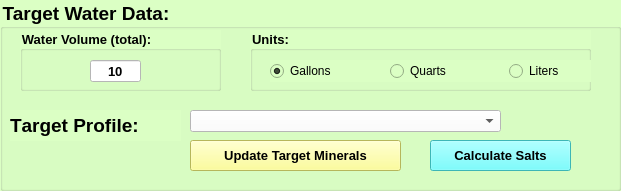
   <widget class="QGroupBox" name="groupBox_3">
    <property name="geometry">
     <rect>
      <x>30</x>
      <y>10</y>
      <width>621</width>
      <height>191</height>
     </rect>
    </property>
    <property name="font">
     <font>
      <pointsize>14</pointsize>
      <weight>75</weight>
      <bold>true</bold>
     </font>
    </property>
    <property name="styleSheet">
     <string notr="true">background-color: rgb(170, 255, 127);
background-color: rgb(219, 255, 196);</string>
    </property>
    <property name="title">
     <string>Target Water Data:</string>
    </property>
    <widget class="QPushButton" name="pushButton_2">
     <property name="geometry">
      <rect>
       <x>430</x>
       <y>140</y>
       <width>141</width>
       <height>31</height>
      </rect>
     </property>
     <property name="palette">
      <palette>
       <active>
        <colorrole role="Button">
         <brush brushstyle="SolidPattern">
          <color alpha="255">
           <red>85</red>
           <green>255</green>
           <blue>255</blue>
          </color>
         </brush>
        </colorrole>
        <colorrole role="Base">
         <brush brushstyle="SolidPattern">
          <color alpha="255">
           <red>85</red>
           <green>255</green>
           <blue>255</blue>
          </color>
         </brush>
        </colorrole>
        <colorrole role="Window">
         <brush brushstyle="SolidPattern">
          <color alpha="255">
           <red>85</red>
           <green>255</green>
           <blue>255</blue>
          </color>
         </brush>
        </colorrole>
       </active>
       <inactive>
        <colorrole role="Button">
         <brush brushstyle="SolidPattern">
          <color alpha="255">
           <red>85</red>
           <green>255</green>
           <blue>255</blue>
          </color>
         </brush>
        </colorrole>
        <colorrole role="Base">
         <brush brushstyle="SolidPattern">
          <color alpha="255">
           <red>85</red>
           <green>255</green>
           <blue>255</blue>
          </color>
         </brush>
        </colorrole>
        <colorrole role="Window">
         <brush brushstyle="SolidPattern">
          <color alpha="255">
           <red>85</red>
           <green>255</green>
           <blue>255</blue>
          </color>
         </brush>
        </colorrole>
       </inactive>
       <disabled>
        <colorrole role="Button">
         <brush brushstyle="SolidPattern">
          <color alpha="255">
           <red>85</red>
           <green>255</green>
           <blue>255</blue>
          </color>
         </brush>
        </colorrole>
        <colorrole role="Base">
         <brush brushstyle="SolidPattern">
          <color alpha="255">
           <red>85</red>
           <green>255</green>
           <blue>255</blue>
          </color>
         </brush>
        </colorrole>
        <colorrole role="Window">
         <brush brushstyle="SolidPattern">
          <color alpha="255">
           <red>85</red>
           <green>255</green>
           <blue>255</blue>
          </color>
         </brush>
        </colorrole>
       </disabled>
      </palette>
     </property>
     <property name="font">
      <font>
       <pointsize>10</pointsize>
       <weight>75</weight>
       <bold>true</bold>
      </font>
     </property>
     <property name="autoFillBackground">
      <bool>false</bool>
     </property>
     <property name="styleSheet">
      <string notr="true">background-color: rgb(85, 255, 255);</string>
     </property>
     <property name="text">
      <string>Calculate Salts</string>
     </property>
    </widget>
    <widget class="QComboBox" name="comboBox">
     <property name="geometry">
      <rect>
       <x>190</x>
       <y>110</y>
       <width>311</width>
       <height>22</height>
      </rect>
     </property>
     <property name="font">
      <font>
       <pointsize>10</pointsize>
       <weight>75</weight>
       <bold>true</bold>
      </font>
     </property>
     <property name="autoFillBackground">
      <bool>true</bool>
     </property>
     <property name="styleSheet">
      <string notr="true">background-color: rgb(255, 255, 255);
selection-background-color: rgb(255, 255, 255);
selection-color: rgb(0, 0, 255);</string>
     </property>
    </widget>
    <widget class="QPushButton" name="pushButton">
     <property name="geometry">
      <rect>
       <x>190</x>
       <y>140</y>
       <width>211</width>
       <height>31</height>
      </rect>
     </property>
     <property name="font">
      <font>
       <pointsize>10</pointsize>
       <weight>75</weight>
       <bold>true</bold>
      </font>
     </property>
     <property name="styleSheet">
      <string notr="true">background-color: rgb(255, 255, 127);</string>
     </property>
     <property name="text">
      <string>Update Target Minerals</string>
     </property>
    </widget>
    <widget class="QGroupBox" name="groupBox_2">
     <property name="geometry">
      <rect>
       <x>20</x>
       <y>30</y>
       <width>201</width>
       <height>61</height>
      </rect>
     </property>
     <property name="font">
      <font>
       <pointsize>10</pointsize>
       <weight>75</weight>
       <bold>true</bold>
      </font>
     </property>
     <property name="title">
      <string>Water Volume (total):</string>
     </property>
     <widget class="QLineEdit" name="lineEdit">
      <property name="geometry">
       <rect>
        <x>70</x>
        <y>30</y>
        <width>51</width>
        <height>22</height>
       </rect>
      </property>
      <property name="font">
       <font>
        <pointsize>10</pointsize>
        <weight>75</weight>
        <bold>true</bold>
       </font>
      </property>
      <property name="styleSheet">
       <string notr="true">background-color: rgb(255, 255, 255);</string>
      </property>
      <property name="text">
       <string>10</string>
      </property>
      <property name="alignment">
       <set>Qt::AlignCenter</set>
      </property>
     </widget>
    </widget>
    <widget class="QGroupBox" name="groupBox">
     <property name="geometry">
      <rect>
       <x>250</x>
       <y>30</y>
       <width>341</width>
       <height>61</height>
      </rect>
     </property>
     <property name="font">
      <font>
       <pointsize>10</pointsize>
       <weight>75</weight>
       <bold>true</bold>
      </font>
     </property>
     <property name="title">
      <string>Units:</string>
     </property>
     <widget class="QWidget" name="layoutWidget">
      <property name="geometry">
       <rect>
        <x>20</x>
        <y>30</y>
        <width>353</width>
        <height>22</height>
       </rect>
      </property>
      <layout class="QHBoxLayout" name="horizontalLayout">
       <item>
        <widget class="QRadioButton" name="radioButton">
         <property name="text">
          <string>Gallons</string>
         </property>
         <property name="checked">
          <bool>true</bool>
         </property>
         <attribute name="buttonGroup">
          <string notr="true">buttonGroup</string>
         </attribute>
        </widget>
       </item>
       <item>
        <widget class="QRadioButton" name="radioButton_2">
         <property name="text">
          <string>Quarts</string>
         </property>
         <attribute name="buttonGroup">
          <string notr="true">buttonGroup</string>
         </attribute>
        </widget>
       </item>
       <item>
        <widget class="QRadioButton" name="radioButton_3">
         <property name="text">
          <string>Liters</string>
         </property>
         <attribute name="buttonGroup">
          <string notr="true">buttonGroup</string>
         </attribute>
        </widget>
       </item>
      </layout>
     </widget>
    </widget>
    <widget class="QLabel" name="label">
     <property name="geometry">
      <rect>
       <x>10</x>
       <y>110</y>
       <width>171</width>
       <height>31</height>
      </rect>
     </property>
     <property name="font">
      <font>
       <pointsize>14</pointsize>
       <weight>75</weight>
       <bold>true</bold>
       <underline>false</underline>
       <kerning>false</kerning>
      </font>
     </property>
     <property name="text">
      <string>Target Profile:</string>
     </property>
    </widget>
   </widget>
